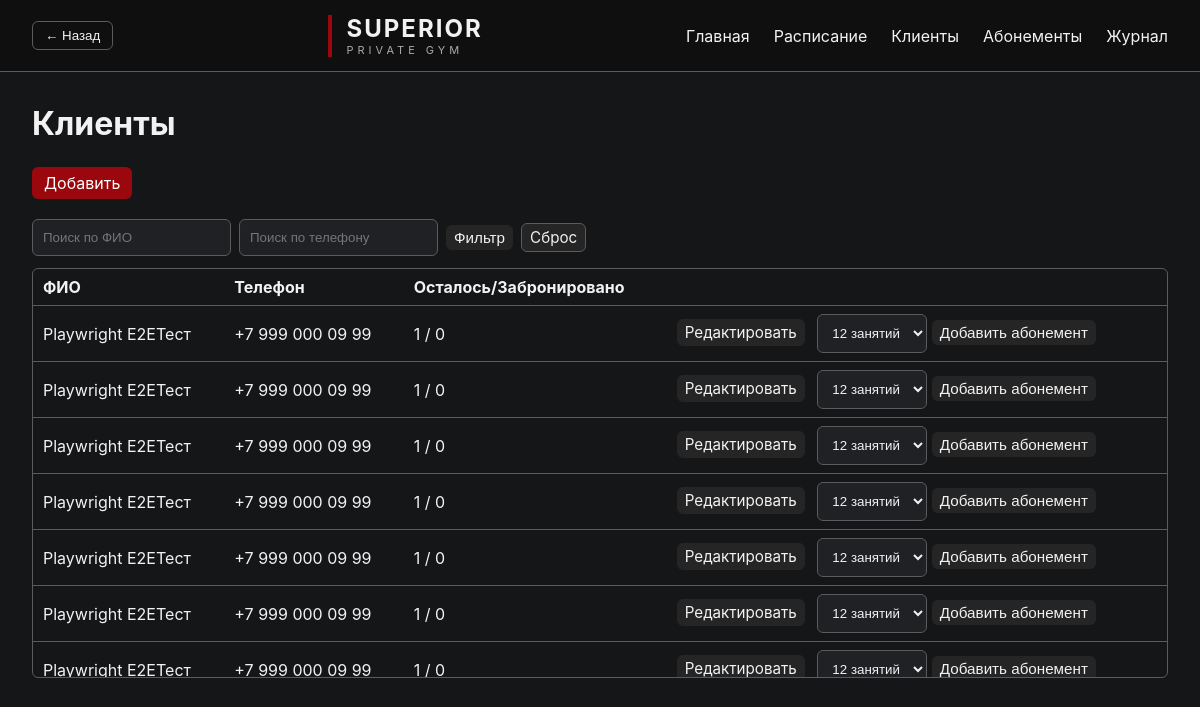
The app's page /clients with its own data.
### app/models.py (models this page shows, shortened)
class Client(Base):
    __tablename__ = "clients"
    id = Column(Integer, primary_key=True)
    first_name = Column(String, nullable=True)
    last_name = Column(String, nullable=True)
    patronymic = Column(String, nullable=True)
    birth_year = Column(Integer, nullable=True)
    birth_place = Column(String, nullable=True)
    phone = Column(String, nullable=True)
    name = Column(String, nullable=True)          # legacy — полное имя одной строкой
    remaining_sessions = Column(Integer, default=1)

### app/routes/clients.py (the view)
@router.get("/clients")
def clients_page(
    request: Request,
    db: Session = Depends(get_db),
    q_name: str = "",
    q_phone: str = "",
    page: int = 1,
):
    query = db.query(Client)
    if q_name:
        pat = f"%{q_name}%"
        query = query.filter(
            or_(
                Client.name.ilike(pat),
                Client.first_name.ilike(pat),
                Client.last_name.ilike(pat),
            )
        )
    if q_phone:
        digits = ''.join(ch for ch in q_phone if ch.isdigit())
        if digits:
            query = query.filter(
                Client.phone.ilike(f"%{digits}%") | Client.phone.ilike(f"%{q_phone}%")
            )
        else:
            query = query.filter(Client.phone.ilike(f"%{q_phone}%"))
    total = query.count()
    total_pages = max(1, (total + PAGE_SIZE - 1) // PAGE_SIZE)
    page = max(1, min(page, total_pages))
    clients = (
        query.order_by(Client.last_name, Client.first_name)
        .offset((page - 1) * PAGE_SIZE)
        .limit(PAGE_SIZE)
        .all()
    )
    now_dt = datetime.now()
    client_rows = []
    for c in clients:
        booked_future = (
            db.query(Booking)
            .join(Slot, Booking.slot_id == Slot.id)
            .filter(Booking.client_id == c.id, Slot.start_time >= now_dt)
            .count()
        )
        client_rows.append({"client": c, "booked_future": booked_future})
    return templates.TemplateResponse(
        request=request,
        name="clients.html",
        context={
            "client_rows": client_rows,
            "q_name": q_name,
            "q_phone": q_phone,
            "page": page,
            "total_pages": total_pages,
            "total": total,
        },
    )

### templates/clients.html (shortened to what this page needs)
{% extends "base.html" %}
{% block content %}
<div class="page-title">
    <h1>Клиенты</h1>
</div>
<div style="margin-top:16px;">
    <a class="btn" href="/clients/create">Добавить</a>
</div>
<br>
<div class="page-controls">
    <form method="get" action="/clients" class="form-row" style="flex-direction:row;gap:8px;align-items:center;">
        <input class="field" type="search" name="q_name" placeholder="Поиск по ФИО" value="{{ q_name or '' }}" />
        <input class="field" type="search" name="q_phone" placeholder="Поиск по телефону" value="{{ q_phone or '' }}" />
        <button class="btn btn--small" type="submit">Фильтр</button>
        <a class="btn btn--ghost btn--small" href="/clients">Сброс</a>
    </form>
</div>
<div class="clients-list">
    <div class="clients-table-wrapper">
    <table class="clients-table">
        <thead>
            <tr><th>ФИО</th><th>Телефон</th><th>Осталось/Забронировано</th><th></th></tr>
        </thead>
        <tbody>
        {% for row in client_rows %}
            {% set client = row.client %}
            <tr>
                <td>{{ client.fio() }}</td>
                <td>{{ client.phone|format_phone }}</td>
                <td>
                    {{ client.remaining_sessions or 0 }} / {{ row.booked_future }}
                </td>
                <td>
                    <a class="btn btn--small" href="/clients/edit/{{ client.id }}">Редактировать</a>
                    <form method="post" action="/clients/add_subscription" style="display:inline;margin-left:8px;">
                        <select name="package" class="field" style="display:inline-block;width:auto;">
                            <option value="12">12 занятий</option>
                        </select>
                        <button class="btn btn--small" type="submit">Добавить абонемент</button>
                    </form>
                </td>
            </tr>
        {% endfor %}
        </tbody>
    </table>
    </div>
</div>
{% endblock %}

### templates/base.html (shortened to what this page needs)
<!DOCTYPE html>
<html lang="ru">
<head>
    <link rel="stylesheet"
          href="/static/style.css">
</head>
<body>
<header class="header">
    <div class="left-controls">
        <button class="btn btn--ghost" onclick="history.back()">← Назад</button>
    </div>
    <div class="logo">
        <span class="logo-red"></span>
        <div>
            <div class="brand">
                SUPERIOR
            </div>
            <div class="subtitle">
                PRIVATE GYM
            </div>
        </div>
    </div>
    <nav>
        <a href="/">
            Главная
        </a>
        <a href="/schedule">
            Расписание
        </a>
        <a href="/clients">
            Клиенты
        </a>
        <a href="/subscriptions">
            Абонементы
        </a>
        <a href="/journal">
            Журнал
        </a>
    </nav>
</header>
<main class="container">
    {% block content %}
    {% endblock %}
</main>
</body>
</html>

### static/style.css (style rules this page uses)
:root { --bg: #151618; --surface: #1F2124; --surface-hover: #252525; --text: #f2f2f2; --muted: #aaaaaa; --accent: #9A070D; --accent-hover: #B10A11; --accent-soft: rgba(154,7,13,.15); --warm_1: #8A6A4A; --warm_2: #7B5A3D; --green: #3c8f3f; --border: #5B5B5B; --radius: 6px; --radius-lg: 10px; --pad: 10px; --pad-lg: 20px; --btn-pad: 6px 12px; --row-height: 41px; --wrapper-rows: 10; }
.btn { display: inline-block; padding: var(--btn-pad); border-radius: var(--radius); background: var(--accent); color: white; border: none; cursor: pointer; text-decoration: none; text-align: center; }
.btn--ghost { background: transparent; border: 1px solid var(--border); color: var(--text); }
.btn--small { padding: 4px 8px; font-size: 0.95rem; background: var(--surface-hover); color: var(--text); border-radius: var(--radius); text-decoration: none; }
.form-row { display: flex; flex-direction: column; gap: 6px; margin-bottom: 12px; }
.field { padding: var(--pad); border-radius: var(--radius); border: 1px solid var(--border); background: var(--surface); color: var(--text); }
* { margin: 0; padding: 0; box-sizing: border-box; }
body { background: var(--bg); color: var(--text); font-family: Inter, Arial, sans-serif; min-height: 100vh; }
.header { height: 72px; border-bottom: 1px solid var(--border); display: flex; justify-content: space-between; align-items: center; padding: 0 32px; background: #0f0f0f; }
.logo { display: flex; align-items: center; gap: 14px; }
.logo-red { width: 4px; height: 42px; background: var(--accent); display: block; }
.brand { font-size: 24px; font-weight: 700; letter-spacing: 2px; }
.subtitle { font-size: 11px; letter-spacing: 4px; color: var(--muted); }
nav { display: flex; gap: 24px; }
nav a { text-decoration: none; color: var(--text); transition: .2s; }
.container { max-width: 1400px; margin: 0 auto; padding: 32px; }
form { display: flex; gap: 12px; align-items: center; }
select, input, textarea { background: var(--surface); color: var(--text); border: 1px solid var(--border); padding: var(--pad); border-radius: var(--radius); }
button { background: var(--accent); color: white; border: none; border-radius: var(--radius); padding: var(--btn-pad); cursor: pointer; }
.page-title { margin-bottom: 24px; display: flex; justify-content: space-between; align-items: center; }
.clients-table-wrapper { max-height: calc(var(--row-height) * var(--wrapper-rows)); overflow: auto; border: 1px solid var(--border); border-radius: var(--radius); }
.clients-table tbody tr { height: var(--row-height); }
.btn--small, .small-btn { padding: 4px 8px; font-size: 0.95rem; background: var(--surface-hover); color: var(--text); border-radius: var(--radius); text-decoration: none; display: inline-block; }
.clients-table { width: 100%; border-collapse: collapse; }
.clients-table th, .clients-table td { padding: 8px 10px; border-bottom: 1px solid var(--border); text-align: left; }
.left-controls { display: flex; align-items: center; margin-right: 12px; }

### records on screen
Client: fio "Playwright E2EТест", phone "+7 999 000 09 99", remaining_sessions "1"
Client: fio "Playwright E2EТест", phone "+7 999 000 09 99", remaining_sessions "1"
Client: fio "Playwright E2EТест", phone "+7 999 000 09 99", remaining_sessions "1"
Client: fio "Playwright E2EТест", phone "+7 999 000 09 99", remaining_sessions "1"
Client: fio "Playwright E2EТест", phone "+7 999 000 09 99", remaining_sessions "1"
Client: fio "Playwright E2EТест", phone "+7 999 000 09 99", remaining_sessions "1"
Client: fio "Playwright E2EТест", phone "+7 999 000 09 99", remaining_sessions "1"

### other values on screen
{{ row.booked_future }} "0" "0" "0" "0" "0" "0" "0"
